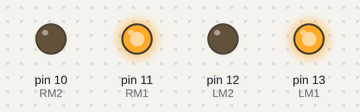
The sketch below on a simulated Arduino Uno, built with avr-gcc and run on an emulated ATmega328P. On the bench: output pins drawn as LEDs (lit = HIGH).

Above: at 0.1 s.
Timing chart, 0 to 1.6 s (numbered marks = the images above):
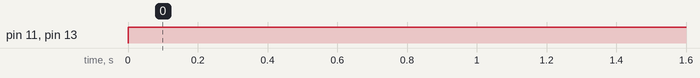

Measured:
- by itself, pin 11 (RM1), pin 13 (LM1): LOW → HIGH at 0.00 s

The sketch:

motor.ino
```cpp
#define LM1 13//left motor positive
#define LM2 12//left motor negative
#define RM1 11//right motor positive
#define RM2 10//right motor negative


void setup() {
  // put your setup code here, to run once:
  pinMode(LM1, OUTPUT);
  pinMode(RM1, OUTPUT);
    pinMode(LM2, OUTPUT);
  pinMode(RM2, OUTPUT);
}

void loop() {
  // put your main code here, to run repeatedly:
 digitalWrite(LM1, HIGH);
    digitalWrite(LM2, LOW);
    digitalWrite(RM1, HIGH);
    digitalWrite(RM2, LOW);
}
```
